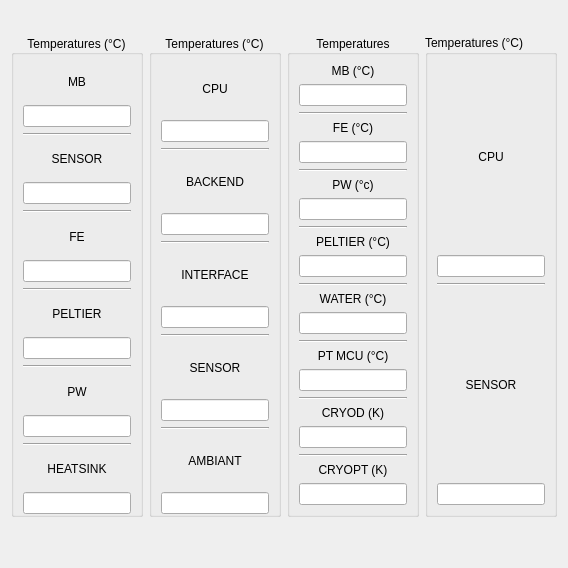
     <widget class="QWidget" name="vw_cameraInfos" native="true">
      <layout class="QVBoxLayout" name="verticalLayout">
       <item>
        <layout class="QVBoxLayout" name="consoleLayout"/>
       </item>
       <item>
        <widget class="QWidget" name="spacerConsole" native="true">
         <layout class="QVBoxLayout" name="verticalLayout_20"/>
        </widget>
       </item>
       <item>
        <layout class="QHBoxLayout" name="horizontalLayout_11">
         <item>
          <widget class="QGroupBox" name="gb_tempCred2">
           <property name="title">
            <string>Temperatures (°C)</string>
           </property>
           <property name="alignment">
            <set>Qt::AlignCenter</set>
           </property>
           <property name="flat">
            <bool>true</bool>
           </property>
           <property name="checkable">
            <bool>false</bool>
           </property>
           <property name="checked">
            <bool>false</bool>
           </property>
           <layout class="QVBoxLayout" name="verticalLayout_5">
            <property name="bottomMargin">
             <number>0</number>
            </property>
            <item>
             <widget class="QLabel" name="lb_temp1">
              <property name="text">
               <string>MB</string>
              </property>
              <property name="alignment">
               <set>Qt::AlignCenter</set>
              </property>
             </widget>
            </item>
            <item>
             <widget class="QLineEdit" name="le_mbTemp">
              <property name="enabled">
               <bool>true</bool>
              </property>
              <property name="alignment">
               <set>Qt::AlignCenter</set>
              </property>
              <property name="readOnly">
               <bool>true</bool>
              </property>
             </widget>
            </item>
            <item>
             <widget class="Line" name="line">
              <property name="orientation">
               <enum>Qt::Horizontal</enum>
              </property>
             </widget>
            </item>
            <item>
             <widget class="QLabel" name="label_8">
              <property name="text">
               <string>SENSOR</string>
              </property>
              <property name="alignment">
               <set>Qt::AlignCenter</set>
              </property>
             </widget>
            </item>
            <item>
             <widget class="QLineEdit" name="le_sensorCred2Temp">
              <property name="enabled">
               <bool>true</bool>
              </property>
              <property name="alignment">
               <set>Qt::AlignCenter</set>
              </property>
              <property name="readOnly">
               <bool>true</bool>
              </property>
             </widget>
            </item>
            <item>
             <widget class="Line" name="line_2">
              <property name="orientation">
               <enum>Qt::Horizontal</enum>
              </property>
             </widget>
            </item>
            <item>
             <widget class="QLabel" name="label_9">
              <property name="text">
               <string>FE</string>
              </property>
              <property name="alignment">
               <set>Qt::AlignCenter</set>
              </property>
             </widget>
            </item>
            <item>
             <widget class="QLineEdit" name="le_feTemp">
              <property name="enabled">
               <bool>true</bool>
              </property>
              <property name="alignment">
               <set>Qt::AlignCenter</set>
              </property>
              <property name="readOnly">
               <bool>true</bool>
              </property>
             </widget>
            </item>
            <item>
             <widget class="Line" name="line_3">
              <property name="orientation">
               <enum>Qt::Horizontal</enum>
              </property>
             </widget>
            </item>
            <item>
             <widget class="QLabel" name="label_10">
              <property name="text">
               <string>PELTIER</string>
              </property>
              <property name="alignment">
               <set>Qt::AlignCenter</set>
              </property>
             </widget>
            </item>
            <item>
             <widget class="QLineEdit" name="le_peltierTemp">
              <property name="enabled">
               <bool>true</bool>
              </property>
              <property name="alignment">
               <set>Qt::AlignCenter</set>
              </property>
              <property name="readOnly">
               <bool>true</bool>
              </property>
             </widget>
            </item>
            <item>
             <widget class="Line" name="line_4">
              <property name="orientation">
               <enum>Qt::Horizontal</enum>
              </property>
             </widget>
            </item>
            <item>
             <widget class="QLabel" name="label_11">
              <property name="text">
               <string>PW</string>
              </property>
              <property name="alignment">
               <set>Qt::AlignCenter</set>
              </property>
             </widget>
            </item>
            <item>
             <widget class="QLineEdit" name="le_pwTemp">
              <property name="enabled">
               <bool>true</bool>
              </property>
              <property name="alignment">
               <set>Qt::AlignCenter</set>
              </property>
              <property name="readOnly">
               <bool>true</bool>
              </property>
             </widget>
            </item>
            <item>
             <widget class="Line" name="line_6">
              <property name="orientation">
               <enum>Qt::Horizontal</enum>
              </property>
             </widget>
            </item>
            <item>
             <widget class="QLabel" name="label_12">
              <property name="text">
               <string>HEATSINK</string>
              </property>
              <property name="alignment">
               <set>Qt::AlignCenter</set>
              </property>
             </widget>
            </item>
            <item>
             <widget class="QLineEdit" name="le_heatsinkTemp">
              <property name="enabled">
               <bool>true</bool>
              </property>
              <property name="alignment">
               <set>Qt::AlignCenter</set>
              </property>
              <property name="readOnly">
               <bool>true</bool>
              </property>
             </widget>
            </item>
           </layout>
          </widget>
         </item>
         <item>
          <widget class="QGroupBox" name="gb_tempCred3">
           <property name="title">
            <string>Temperatures (°C)</string>
           </property>
           <property name="alignment">
            <set>Qt::AlignCenter</set>
           </property>
           <property name="flat">
            <bool>true</bool>
           </property>
           <layout class="QVBoxLayout" name="verticalLayout_19">
            <property name="bottomMargin">
             <number>0</number>
            </property>
            <item>
             <widget class="QLabel" name="label_7">
              <property name="text">
               <string>CPU</string>
              </property>
              <property name="alignment">
               <set>Qt::AlignCenter</set>
              </property>
             </widget>
            </item>
            <item>
             <widget class="QLineEdit" name="le_cpuTemp">
              <property name="alignment">
               <set>Qt::AlignCenter</set>
              </property>
              <property name="readOnly">
               <bool>true</bool>
              </property>
             </widget>
            </item>
            <item>
             <widget class="Line" name="line_11">
              <property name="orientation">
               <enum>Qt::Horizontal</enum>
              </property>
             </widget>
            </item>
            <item>
             <widget class="QLabel" name="label_19">
              <property name="text">
               <string>BACKEND</string>
              </property>
              <property name="alignment">
               <set>Qt::AlignCenter</set>
              </property>
             </widget>
            </item>
            <item>
             <widget class="QLineEdit" name="le_backendTemp">
              <property name="alignment">
               <set>Qt::AlignCenter</set>
              </property>
              <property name="readOnly">
               <bool>true</bool>
              </property>
             </widget>
            </item>
            <item>
             <widget class="Line" name="line_14">
              <property name="orientation">
               <enum>Qt::Horizontal</enum>
              </property>
             </widget>
            </item>
            <item>
             <widget class="QLabel" name="label_20">
              <property name="text">
               <string>INTERFACE</string>
              </property>
              <property name="alignment">
               <set>Qt::AlignCenter</set>
              </property>
             </widget>
            </item>
            <item>
             <widget class="QLineEdit" name="le_interfaceTemp">
              <property name="alignment">
               <set>Qt::AlignCenter</set>
              </property>
              <property name="readOnly">
               <bool>true</bool>
              </property>
             </widget>
            </item>
            <item>
             <widget class="Line" name="line_17">
              <property name="orientation">
               <enum>Qt::Horizontal</enum>
              </property>
             </widget>
            </item>
            <item>
             <widget class="QLabel" name="label_25">
              <property name="text">
               <string>SENSOR</string>
              </property>
              <property name="alignment">
               <set>Qt::AlignCenter</set>
              </property>
             </widget>
            </item>
            <item>
             <widget class="QLineEdit" name="le_sensorCred3Temp">
              <property name="alignment">
               <set>Qt::AlignCenter</set>
              </property>
              <property name="readOnly">
               <bool>true</bool>
              </property>
             </widget>
            </item>
            <item>
             <widget class="Line" name="line_18">
              <property name="orientation">
               <enum>Qt::Horizontal</enum>
              </property>
             </widget>
            </item>
            <item>
             <widget class="QLabel" name="label_26">
              <property name="text">
               <string>AMBIANT</string>
              </property>
              <property name="alignment">
               <set>Qt::AlignCenter</set>
              </property>
             </widget>
            </item>
            <item>
             <widget class="QLineEdit" name="le_ambiantTemp">
              <property name="alignment">
               <set>Qt::AlignCenter</set>
              </property>
              <property name="readOnly">
               <bool>true</bool>
              </property>
             </widget>
            </item>
           </layout>
          </widget>
         </item>
         <item>
          <widget class="QGroupBox" name="gb_tempCred1">
           <property name="title">
            <string>Temperatures</string>
           </property>
           <property name="alignment">
            <set>Qt::AlignCenter</set>
           </property>
           <property name="flat">
            <bool>true</bool>
           </property>
           <layout class="QVBoxLayout" name="verticalLayout_17">
            <item>
             <widget class="QLabel" name="label_22">
              <property name="text">
               <string>MB (°C)</string>
              </property>
              <property name="alignment">
               <set>Qt::AlignCenter</set>
              </property>
             </widget>
            </item>
            <item>
             <widget class="QLineEdit" name="le_mbTempCred1">
              <property name="alignment">
               <set>Qt::AlignCenter</set>
              </property>
              <property name="readOnly">
               <bool>true</bool>
              </property>
             </widget>
            </item>
            <item>
             <widget class="Line" name="line_9">
              <property name="orientation">
               <enum>Qt::Horizontal</enum>
              </property>
             </widget>
            </item>
            <item>
             <widget class="QLabel" name="label_27">
              <property name="text">
               <string>FE (°C)</string>
              </property>
              <property name="alignment">
               <set>Qt::AlignCenter</set>
              </property>
             </widget>
            </item>
            <item>
             <widget class="QLineEdit" name="le_feTempCred1">
              <property name="alignment">
               <set>Qt::AlignCenter</set>
              </property>
             </widget>
            </item>
            <item>
             <widget class="Line" name="line_19">
              <property name="orientation">
               <enum>Qt::Horizontal</enum>
              </property>
             </widget>
            </item>
            <item>
             <widget class="QLabel" name="label_28">
              <property name="text">
               <string>PW (°c)</string>
              </property>
              <property name="alignment">
               <set>Qt::AlignCenter</set>
              </property>
             </widget>
            </item>
            <item>
             <widget class="QLineEdit" name="le_pwTempCred1">
              <property name="alignment">
               <set>Qt::AlignCenter</set>
              </property>
             </widget>
            </item>
            <item>
             <widget class="Line" name="line_20">
              <property name="orientation">
               <enum>Qt::Horizontal</enum>
              </property>
             </widget>
            </item>
            <item>
             <widget class="QLabel" name="label_29">
              <property name="text">
               <string>PELTIER (°C)</string>
              </property>
              <property name="alignment">
               <set>Qt::AlignCenter</set>
              </property>
             </widget>
            </item>
            <item>
             <widget class="QLineEdit" name="le_peltierTempCred1">
              <property name="alignment">
               <set>Qt::AlignCenter</set>
              </property>
             </widget>
            </item>
            <item>
             <widget class="Line" name="line_21">
              <property name="orientation">
               <enum>Qt::Horizontal</enum>
              </property>
             </widget>
            </item>
            <item>
             <widget class="QLabel" name="label_30">
              <property name="text">
               <string>WATER (°C)</string>
              </property>
              <property name="alignment">
               <set>Qt::AlignCenter</set>
              </property>
             </widget>
            </item>
            <item>
             <widget class="QLineEdit" name="le_waterTemp">
              <property name="alignment">
               <set>Qt::AlignCenter</set>
              </property>
             </widget>
            </item>
            <item>
             <widget class="Line" name="line_22">
              <property name="orientation">
               <enum>Qt::Horizontal</enum>
              </property>
             </widget>
            </item>
            <item>
             <widget class="QLabel" name="label_31">
              <property name="text">
               <string>PT MCU (°C)</string>
              </property>
              <property name="alignment">
               <set>Qt::AlignCenter</set>
              </property>
             </widget>
            </item>
            <item>
             <widget class="QLineEdit" name="le_ptMcuTemp">
              <property name="alignment">
               <set>Qt::AlignCenter</set>
              </property>
             </widget>
            </item>
            <item>
             <widget class="Line" name="line_23">
              <property name="orientation">
               <enum>Qt::Horizontal</enum>
              </property>
             </widget>
            </item>
            <item>
             <widget class="QLabel" name="label_32">
              <property name="text">
               <string>CRYOD (K)</string>
              </property>
              <property name="alignment">
               <set>Qt::AlignCenter</set>
              </property>
             </widget>
            </item>
            <item>
             <widget class="QLineEdit" name="le_cryodTemp">
              <property name="alignment">
               <set>Qt::AlignCenter</set>
              </property>
             </widget>
            </item>
            <item>
             <widget class="Line" name="line_24">
              <property name="orientation">
               <enum>Qt::Horizontal</enum>
              </property>
             </widget>
            </item>
            <item>
             <widget class="QLabel" name="label_33">
              <property name="text">
               <string>CRYOPT (K)</string>
              </property>
              <property name="alignment">
               <set>Qt::AlignCenter</set>
              </property>
             </widget>
            </item>
            <item>
             <widget class="QLineEdit" name="le_cryoptTemp">
              <property name="alignment">
               <set>Qt::AlignCenter</set>
              </property>
             </widget>
            </item>
           </layout>
          </widget>
         </item>
         <item>
          <widget class="QGroupBox" name="gb_tempCblue1">
           <property name="title">
            <string>Temperatures (°C)</string>
           </property>
           <property name="flat">
            <bool>true</bool>
           </property>
           <layout class="QVBoxLayout" name="verticalLayout_21">
            <item>
             <widget class="QLabel" name="label_15">
              <property name="text">
               <string>CPU</string>
              </property>
              <property name="alignment">
               <set>Qt::AlignCenter</set>
              </property>
             </widget>
            </item>
            <item>
             <widget class="QLineEdit" name="le_cpuTempCblue1">
              <property name="alignment">
               <set>Qt::AlignCenter</set>
              </property>
             </widget>
            </item>
            <item>
             <widget class="Line" name="line_26">
              <property name="orientation">
               <enum>Qt::Horizontal</enum>
              </property>
             </widget>
            </item>
            <item>
             <widget class="QLabel" name="label_34">
              <property name="text">
               <string>SENSOR</string>
              </property>
              <property name="alignment">
               <set>Qt::AlignCenter</set>
              </property>
             </widget>
            </item>
            <item>
             <widget class="QLineEdit" name="le_sensorTempCblue1">
              <property name="alignment">
               <set>Qt::AlignCenter</set>
              </property>
             </widget>
            </item>
           </layout>
          </widget>
         </item>
        </layout>
       </item>
       <item>
        <spacer name="verticalSpacer">
         <property name="orientation">
          <enum>Qt::Vertical</enum>
         </property>
         <property name="sizeHint" stdset="0">
          <size>
           <width>20</width>
           <height>40</height>
          </size>
         </property>
        </spacer>
       </item>
      </layout>
     </widget>
